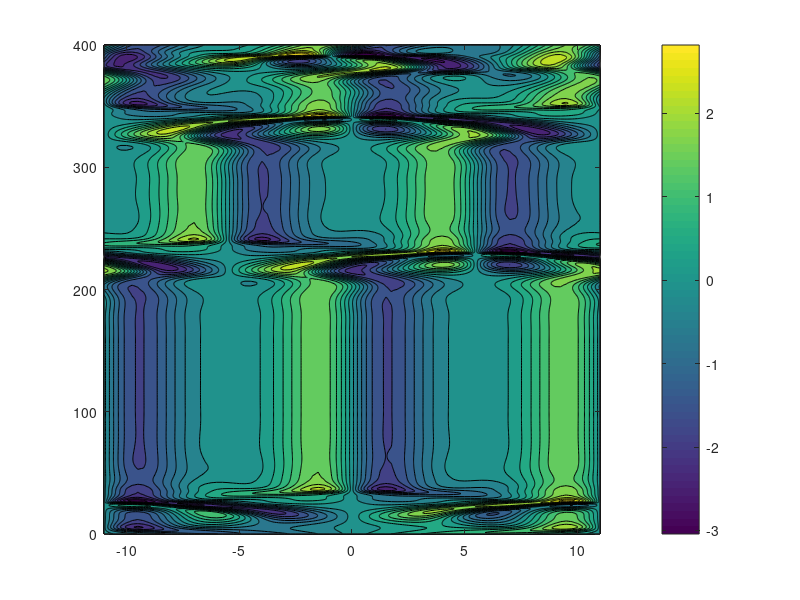
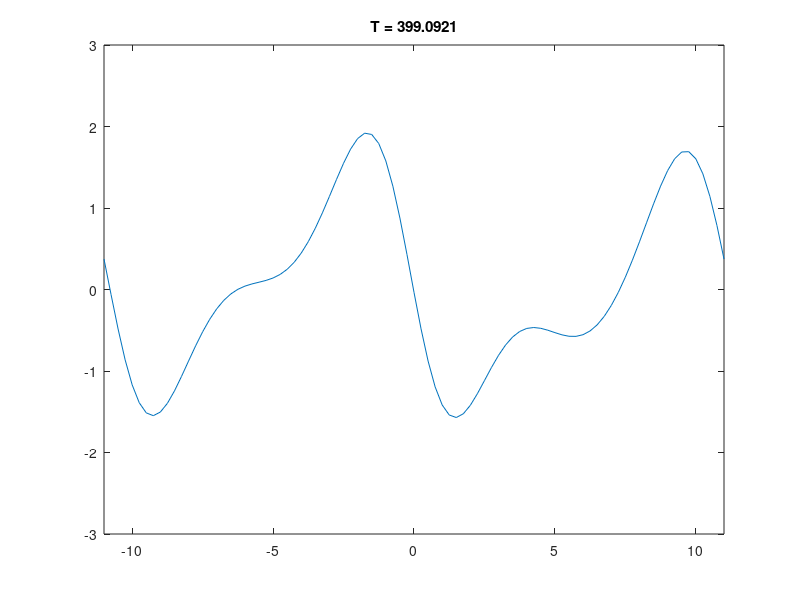

Recreate these plots in MATLAB, in order.
%% Solution in FD of PDE u_t + u u_x + u_xx + u_xxxx = 0

clc; clear; close all

%% Space Discretization Parameters$

L = 22;
spaceSpan = [-L/2, L/2];

h = 0.25;
N = L / h;

%% Build the matrices 

% Second derivative
B = -gallery('tridiag', N);

% Fourth derivative
c1 = [ones(N-2, 1); 0; 0];
c2 = -4 * [ones(N-1, 1); 0];
c3 = 6 * ones(N, 1);
c4 = -4 * [0; ones(N-1, 1)];
c5 = [0; 0; ones(N-2, 1)];
C = spdiags([c1, c2, c3, c4, c5], [-2 : 2], N, N);
clear c1 c2 c3 c4 c5

% Nonlinear term
a1 = -[ones(N-1, 1); 0];
a2 = [0; ones(N-1, 1)];
A = spdiags([a1, a2], [-1, 1], N, N);
clear a1 a2

%% Impose periodic boundary conditions

% Second derivative
B(1, end) = 1;
B(end, 1) = 1;
B = B / h^2;

% Fourth derivative
C(1, end-1) = 1;
C(1, end) = -4;
C(2, end) = 1;
C(end-1, 1) = 1;
C(end, 1) = -4;
C(end, 2) = 1;
C = C / h^4;

% Nonlinear term
A(1, end) = -1;
A(end, 1) = 1;
A = @(x) x .* (A * x) / (2 * h);

%% Initial condition and solve

xValues = [spaceSpan(1) : h : spaceSpan(2)]';
uZero = sin(2 * pi * xValues(1 : end - 1) / L);
% uZero = zeros(length(xValues) - 1, 1); uZero(2 : 5) = 0.6;

timeSpan = [0, 400];
fODE = @(t, x) -1 * (A(x) + B * x + C * x);

[T, U] = ode23s(fODE, timeSpan, uZero);

% Apply periodic boundaries
U = [U, U(:, 1)];

%% Plot

figure
% surf(xValues, T, U, 'edgecolor', 'none')
view(2)
contourf(xValues, T, U, 20)
colorbar

%% Animation

figure
for i = 1 : 50 : length(T)
   plot(xValues, U(i, :))
   axis([-L/2, L/2, -3, 3])
   title(['T = ', num2str(T(i))])
   pause(0.0001)    
end